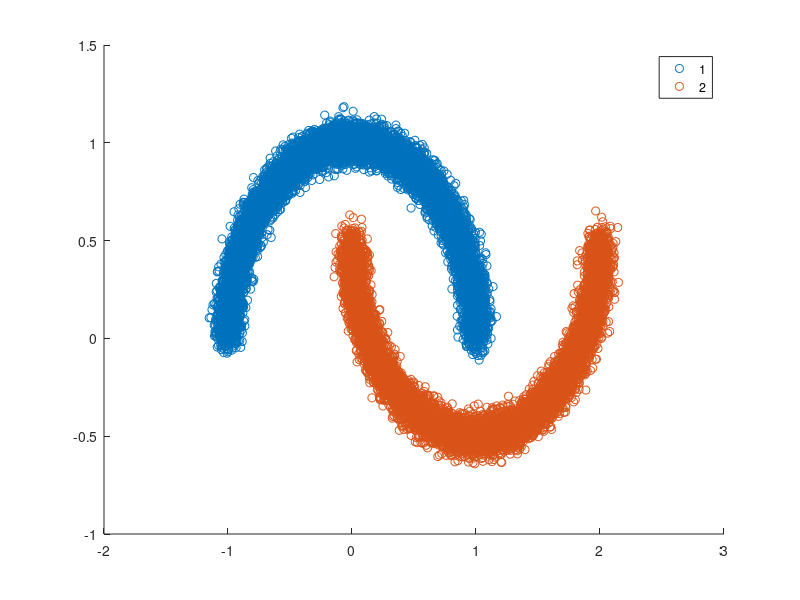

Reproduce this figure in MATLAB. (Note: this script raises an error after producing the figure.)
% noisemoon data test

%% random data
data = load('./testcode/noisy_moons_2w.txt');
fea = data(:,[1,2])';
gnd = data(:,3) + 1;

gscatter(fea(1,:)', fea(2,:)', gnd);

%% para
save_path = 'result/test/semi';
if ~exist(save_path, 'dir')
    mkdir(save_path);
end
record_path = fullfile(save_path, 'record_20150901-moon');
if ~exist(record_path, 'dir')
    mkdir(record_path);
end

para.iter = 20;
para.type = 'equal';
para.K = 10;
para.p = 1;% label number of each class
para.s = 3; % anchor
para.cn = 10;
para.num_anchor = 1000;
save(fullfile(record_path, 'para.mat'), 'para');

%% load data
pca_data = fullfile(record_path, 'pca.mat');
if ~exist(pca_data, 'file')
    % default split
    split = choose_each_class(gnd, 0.5, 1);
    % preprocess
    X_train = fea(:, split); Y_train = gnd(split);
    X_test = fea(:, ~split); Y_test = gnd(~split);
    % save
    save(pca_data, 'X_train', 'Y_train', 'X_test', 'Y_test');
else
    load(pca_data);
end

%% generate label
label_data = fullfile(record_path, 'label.mat');
if ~exist(label_data, 'file')
    label = generate_label(Y_train, para);
    save(label_data, 'label');
else
    load(label_data);
end

%% compute anchor graph
ag_data = fullfile(record_path, 'ag.mat');
if ~exist(ag_data, 'file')
    [~, anchor, kmeans_time] = k_means(X_train, para.num_anchor);
    [B, rL, ag_time] = flann_AnchorGraph(X_train, anchor, para.s, 1, para.cn);
    save(ag_data, 'B', 'rL', 'ag_time', 'kmeans_time', 'anchor');
else
    load(ag_data);
end

%% run E2
e2_data = fullfile(record_path, 'E2.mat');
if ~exist(e2_data, 'file')
    [E2, mmlp_gr_time] = knn_graph2(X_train, para.K + 1);
    save(e2_data, 'E2', 'mmlp_gr_time');
else
    load(e2_data);
end

%% compute laplacian graph
s_data = fullfile(record_path, 's.mat');
if ~exist(s_data, 'file')
    tic;S = constructS(X_train, para.K);s_time=toc;
    save(s_data, 'S', 's_time');
else
    load(s_data);
end

%% para
warning off all;

% GFHF
% load(fullfile(record_path, 'result_GFHF.mat'));
% best_s = result_GFHF{1}.best_s;
best_s = [];
gfhf_data_para_best = fullfile(record_path, 'result_GFHF_para_best.mat');
if ~exist(gfhf_data_para_best, 'file')
    result_GFHF_para_best = run_GFHF_para(Y_train, S, label, best_s);
    save(gfhf_data_para_best, 'result_GFHF_para_best');
else
    load(gfhf_data_para_best);
end

% LGC
% load(fullfile(record_path, 'result_LGC.mat'));
% best_s = result_LGC{1}.best_s;
best_s = [];
lgc_data_para_best = fullfile(record_path, 'result_LGC_para_best.mat');
if ~exist(lgc_data_para_best, 'file')
    result_LGC_para_best = run_LGC_para(Y_train, S, label, best_s);
    save(lgc_data_para_best, 'result_LGC_para_best');
else
    load(lgc_data_para_best);
end

% PVM
%load(fullfile(record_path, 'result_PVM.mat'));
%best_s = result_PVM{1}.best_para(1); best_C1 = result_PVM{1}.best_para(2);
% best_s = []; best_C1 = [];
% pvm_data_para_best = fullfile(record_path, 'result_PVM_para_best.mat');
% if ~exist(pvm_data_para_best, 'file')
%     result_PVM_para_best = run_PVM_para(X_train, Y_train, anchor, label, ...
%         best_s, best_C1);
%     save(pvm_data_para_best, 'result_PVM_para_best');
% else
%     load(pvm_data_para_best);
% end

% run AGR
% load(fullfile(record_path, 'result_AGR.mat'));
% best_gamma = result_AGR{1}.best_para;
best_gamma = [];
agr_data_para_best = fullfile(record_path, 'result_AGR_para_best.mat');
if ~exist(agr_data_para_best, 'file')
    result_AGR_para_best = run_AGR_para(Y_train, B, rL, label, best_gamma);
    save(agr_data_para_best, 'result_AGR_para_best');
else
    load(agr_data_para_best);
end

% MMLP
% load(fullfile(record_path, 'result_MMLP2.mat'));
load(fullfile(record_path, 'E2.mat'));
mmlp2_data_para = fullfile(record_path, 'result_MMLP2_para.mat');
if ~exist(mmlp2_data_para, 'file')
    result_MMLP2_para = run_MMLP_para(X_train, Y_train, E2, label);
    save(mmlp2_data_para, 'result_MMLP2_para');
else
    load(mmlp2_data_para);
end

% MTC
best_s = [];
mtc_data_para = fullfile(record_path, 'result_MTC_para.mat');
if ~exist(mtc_data_para, 'file')
    result_MTC_para = run_MTC_para(Y_train, S, label, best_s);
    save(mtc_data_para, 'result_MTC_para');
else
    load(mtc_data_para);
end

% NN
nn_data_para = fullfile(record_path, 'result_NN_para.mat');
if ~exist(nn_data_para, 'file')
    result_NN_para = run_NN_para(X_train, Y_train, X_test, Y_test, label);
    save(nn_data_para, 'result_NN_para');
else
    load(nn_data_para);
end

% LapRLS
best_s = []; best_gammaA = []; best_gammaI = [];
laprls_data2_para_best = fullfile(record_path, 'result_LapRLS2_para_best.mat');
if ~exist(laprls_data2_para_best, 'file')
    result_LapRLS2_para_best = run_LapRLS2_para(X_train, Y_train, X_test, Y_test, S, label, ...
        best_s, best_gammaA, best_gammaI);
    save(laprls_data2_para_best, 'result_LapRLS2_para_best');
else
    load(laprls_data2_para_best);
end

% run fast FME
% load(fullfile(record_path, 'result_fastFME1_1e9.mat'));
% best_mu = [result_fastFME1_1e9{1}.best_train_para(1); result_fastFME1_1e9{1}.best_test_para(1)]; 
% best_gamma = [result_fastFME1_1e9{1}.best_train_para(2); result_fastFME1_1e9{1}.best_test_para(2)];
best_mu = []; best_gamma = [];
ffme_data_1_1e9_para_best = fullfile(record_path, 'result_fastFME1_1e9_para_best.mat');
if ~exist(ffme_data_1_1e9_para_best, 'file')
    result_fastFME1_1e9_para_best = run_fastFME_semi_para(X_train, Y_train, X_test, Y_test, B, label, ...
        1e9, best_mu, best_gamma);
    save(ffme_data_1_1e9_para_best, 'result_fastFME1_1e9_para_best');
else
    load(ffme_data_1_1e9_para_best);
end

% ttest
% Unlabel ttest 1=GFHF, 2=LGC, 3=PVM, 4=AGR, 5=MMLP, 6=1NN, 7=LapRLS, 8=fastFME
X_GFHF = result_GFHF_para_best{1}.accuracy(result_GFHF_para_best{1}.best_id, :);
X_LGC = result_LGC_para_best{1}.accuracy(result_LGC_para_best{1}.best_id, :);
%X_PVM = result_PVM_para_best{1}.accuracy(result_PVM_para_best{1}.best_id(1), ...
%    result_PVM_para_best{1}.best_id(2), :); X_PVM = squeeze(X_PVM)';
X_AGR = result_AGR_para_best{1}.accuracy(result_AGR_para_best{1}.best_id, :);
X_MMLP = result_MMLP2_para{1}.accuracy';
X_MTC = result_MTC_para{1}.accuracy(result_MTC_para{1}.best_id, :);
X_NN_u = result_NN_para{1}.accuracy(:,1)';
X_LapRLS_u = result_LapRLS2_para_best{1}.accuracy(...
    result_LapRLS2_para_best{1}.best_train_para_id(1), ...
    result_LapRLS2_para_best{1}.best_train_para_id(2), ...
    result_LapRLS2_para_best{1}.best_train_para_id(3), :, 1);
X_LapRLS_u = squeeze(X_LapRLS_u)';
X_fastFME_u = result_fastFME1_1e9_para_best{1}.accuracy(...
    result_fastFME1_1e9_para_best{1}.best_train_para_id(1), ...
    result_fastFME1_1e9_para_best{1}.best_train_para_id(2), :, 1);
X_fastFME_u = squeeze(X_fastFME_u)';
X_unlabel = {X_GFHF; X_LGC; ...%X_PVM;
    X_AGR; X_MMLP; X_MTC; X_NN_u; X_LapRLS_u; X_fastFME_u};
unlabel_ttest = zeros(numel(X_unlabel), numel(X_unlabel), 2);
for i = 1 : numel(X_unlabel)
    for j = 1 : numel(X_unlabel)
        [unlabel_ttest(i, j, 1), unlabel_ttest(i, j, 2)] = ...
            ttest_my(X_unlabel{i}, X_unlabel{j}, 1, 0.05, 1);
    end
end
% Test ttest 1=1NN, 2=LapRLS, 3=fastFME
X_NN_t = result_NN_para{1}.accuracy(:,2)';
X_LapRLS_t = result_LapRLS2_para_best{1}.accuracy(...
    result_LapRLS2_para_best{1}.best_test_para_id(1), ...
    result_LapRLS2_para_best{1}.best_test_para_id(2), ...
    result_LapRLS2_para_best{1}.best_test_para_id(3), :, 2);
X_LapRLS_t = squeeze(X_LapRLS_t)';
X_fastFME_t = result_fastFME1_1e9_para_best{1}.accuracy(...
    result_fastFME1_1e9_para_best{1}.best_test_para_id(1), ...
    result_fastFME1_1e9_para_best{1}.best_test_para_id(2), :, 2);
X_fastFME_t = squeeze(X_fastFME_t)';
X_test = {X_NN_t; X_LapRLS_t; X_fastFME_t};
test_ttest = zeros(numel(X_test), numel(X_test), 2);
for i = 1 : numel(X_test)
    for j = 1 : numel(X_test)
        [test_ttest(i, j, 1), test_ttest(i, j, 2)] = ...
            ttest_my(X_test{i}, X_test{j}, 1, 0.05, 1);
    end
end
% save
save(fullfile(record_path, 'ttest.mat'), 'unlabel_ttest', 'test_ttest');

% display
celldisp(result_GFHF_para_best);
celldisp(result_LGC_para_best);
% celldisp(result_PVM_para_best);
celldisp(result_AGR_para_best);
celldisp(result_MMLP2_para);
celldisp(result_MTC_para);
celldisp(result_NN_para);
celldisp(result_LapRLS2_para_best);
celldisp(result_fastFME1_1e9_para_best);
unlabel_ttest
test_ttest